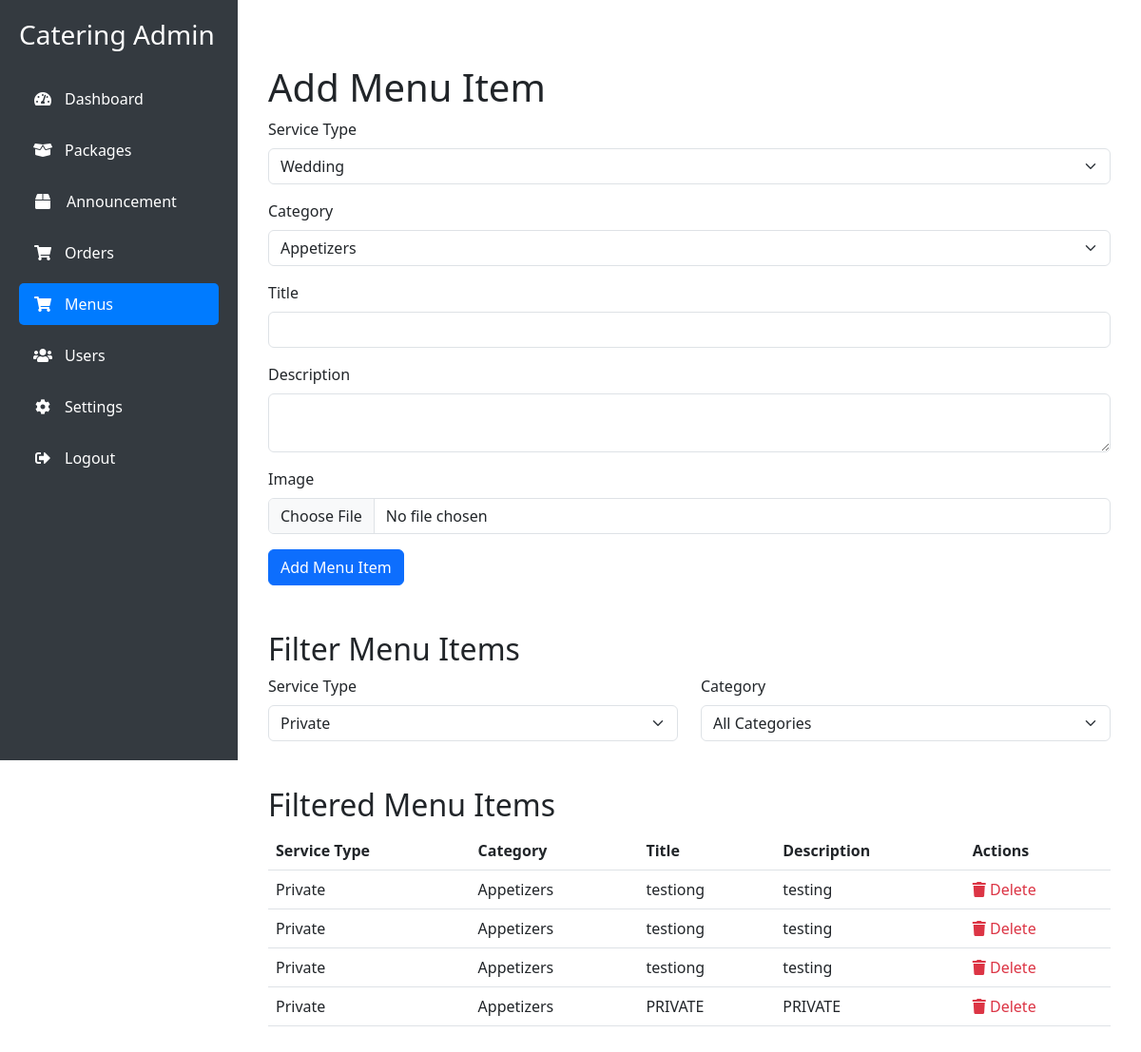
Page /admin/menus.php?service_type=private (signed in) on the committed database.
### tables this page shows
CREATE TABLE `menus` (
  `id` int(11) NOT NULL,
  `service_type` varchar(50) NOT NULL,
  `category` varchar(50) NOT NULL,
  `title` varchar(255) NOT NULL,
  `description` text DEFAULT NULL,
  `image_path` varchar(255) NOT NULL,
  `created_at` timestamp NOT NULL DEFAULT current_timestamp()
);

### admin/menus.php (the view, shortened to what this page needs)
<?php
require '../db.php';
$service_filter = isset($_GET['service_type']) ? $_GET['service_type'] : 'all';
$category_filter = isset($_GET['category']) ? $_GET['category'] : 'all';
$query = "SELECT * FROM menus";
$params = [];
if ($service_filter !== 'all') {
    $query .= " WHERE service_type = ?";
    $params[] = $service_filter;
} elseif ($category_filter !== 'all') {
    $query .= " WHERE category = ?";
    $params[] = $category_filter;
}
$query .= " ORDER BY service_type, category";
try {
    $stmt = $db->prepare($query);
    $stmt->execute($params);
    $menus = $stmt->fetchAll(PDO::FETCH_ASSOC);
} catch (PDOException $e) {
    $_SESSION['error'] = "Unable to load menus: " . $e->getMessage();
}
?>
<!DOCTYPE html>
<html lang="en">
<head>
    <link href="https://cdn.jsdelivr.net/npm/bootstrap@5.3.0-alpha1/dist/css/bootstrap.min.css" rel="stylesheet">
    <link href="../css/admin.css" rel="stylesheet">
    <link rel="stylesheet" href="https://cdnjs.cloudflare.com/ajax/libs/font-awesome/5.15.4/css/all.min.css">
</head>
<body>
<?php include '../layout/sidebar.php'; ?>
    <div class="main-content">
        <div class="container-fluid mt-5">
            <h1>Add Menu Item</h1>
            <form method="POST" enctype="multipart/form-data">
                <div class="mb-3">
                    <label for="service_type" class="form-label">Service Type</label>
                    <select class="form-select" name="service_type" required>
                        <option value="wedding">Wedding</option>
                    </select>
                </div>
                <div class="mb-3">
                    <label for="category" class="form-label">Category</label>
                    <select class="form-select" name="category" required>
                        <option value="Appetizers">Appetizers</option>
                    </select>
                </div>
                <div class="mb-3">
                    <label for="title" class="form-label">Title</label>
                    <input type="text" class="form-control" name="title" required>
                </div>
                <div class="mb-3">
                    <label for="description" class="form-label">Description</label>
                    <textarea class="form-control" name="description" required></textarea>
                </div>
                <div class="mb-3">
                    <label for="image" class="form-label">Image</label>
                    <input type="file" class="form-control" name="image" required>
                </div>
                <button type="submit" class="btn btn-primary">Add Menu Item</button>
            </form>
            <h2 class="mt-5">Filter Menu Items</h2>
            <div class="row mb-3">
                <div class="col-md-6">
                    <label for="service_type_filter" class="form-label">Service Type</label>
                    <select class="form-select" id="service_type_filter" onchange="applyFilters()">
                        <option value="private">Private</option>
                    </select>
                </div>
                <div class="col-md-6">
                    <label for="category_filter" class="form-label">Category</label>
                    <select class="form-select" id="category_filter" onchange="applyFilters()">
                        <option value="all">All Categories</option>
                    </select>
                </div>
            </div>
            <h2 class="mt-5">Filtered Menu Items</h2>
            <table class="table">
                <thead>
                    <tr>
                        <th>Service Type</th>
                        <th>Category</th>
                        <th>Title</th>
                        <th>Description</th>
                        <th>Actions</th>
                    </tr>
                </thead>
                <tbody>
                    <?php foreach ($menus as $menu): ?>
                        <tr>
                            <td><?php echo ucfirst($menu['service_type']); ?></td>
                            <td><?php echo $menu['category']; ?></td>
                            <td><?php echo htmlspecialchars($menu['title']); ?></td>
                            <td><?php echo htmlspecialchars($menu['description']); ?></td>
                            <td>
                                <button class="delete-btn" onclick="showConfirmDelete(<?php echo $menu['id']; ?>)">
                                    <i class="fas fa-trash"></i> Delete
                                </button>
                            </td>
                        </tr>
                    <?php endforeach; ?>
                </tbody>
            </table>
        </div>
    </div>
</body>
</html>

### css/admin.css (style rules this page uses)
.main-content { margin-left: 250px; transition: margin 0.3s ease; padding: 20px; }

### admin/menus.php (style rules this page uses)
.delete-btn { background: none; border: none; color: #dc3545; cursor: pointer; padding: 0; font-size: 1rem; }

### rows in the picture
menus: service_type "Private", category "Appetizers", title "testiong", description "testing"
menus: service_type "Private", category "Appetizers", title "testiong", description "testing"
menus: service_type "Private", category "Appetizers", title "testiong", description "testing"
menus: service_type "Private", category "Appetizers", title "PRIVATE", description "PRIVATE"
